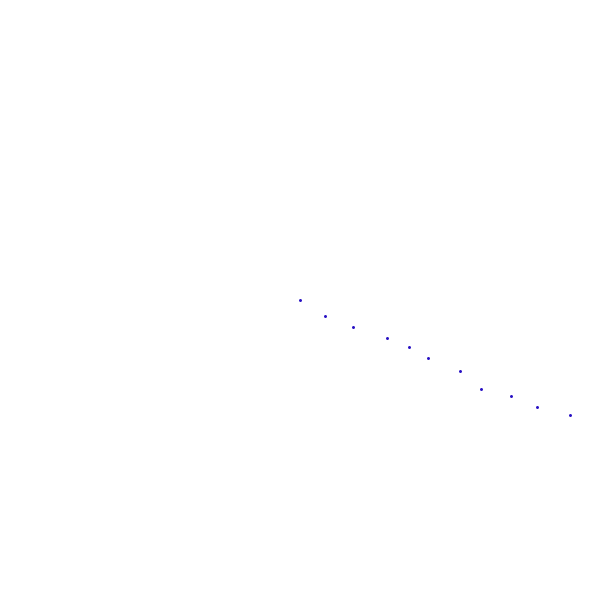
Frame 1 (no input)
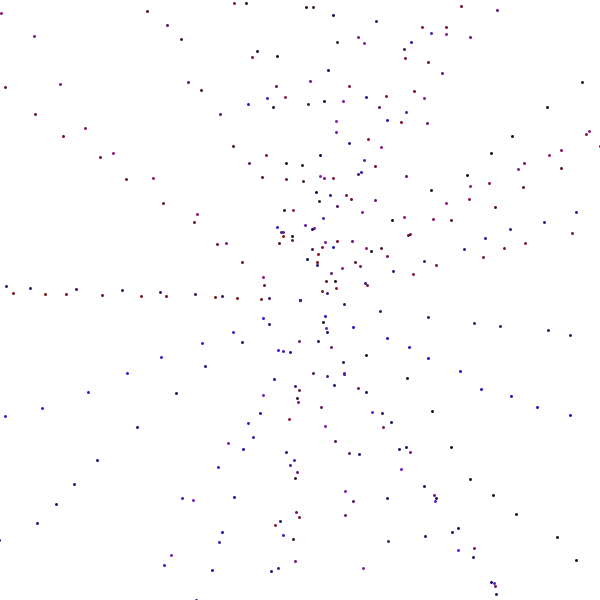
Frame 60 (the mouse pressed at the canvas centre just before this capture)
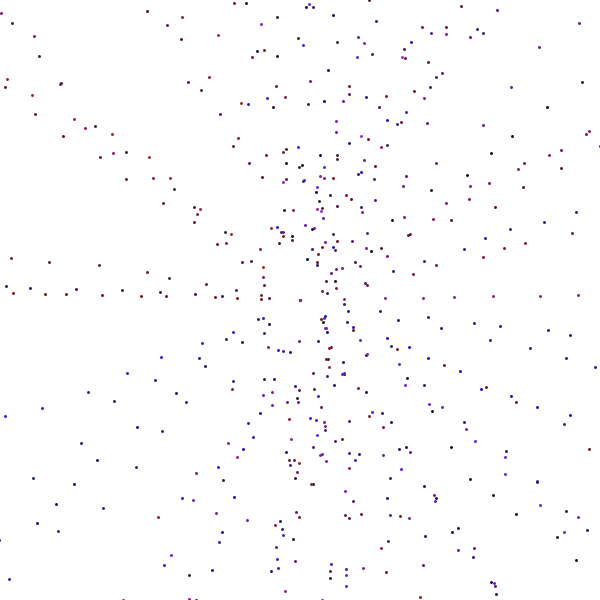
Frame 120 (the mouse held since frame 60 and released just before this capture)

The Processing sketch that drew these frames (run headless with seeded random() and noise(); from frame 60 on, the mouse is pressed at the canvas centre):

// Processing sketch: dispersio
// ── dispersio.pde
float n = 0;
 float a=1;
void setup(){
  size(600,600);
  background(255);
  stroke(255);
   strokeWeight(3);
}
 
void draw(){
 
  n = random(360) + 0.05;
  a= a + 0.05;
  stroke(random(130)+a*5,10+a*5,random(200)+a*5);
  for(float i=1;i<5000;i++){
  point(width/2,height/2);


  translate( cos(n) * (random(20,50)), sin(n) * (random(20,50)*a));
    
  
  
  }
  
  for(float j=1;j<5000;j++){
  point(width/2,height/2);


  translate( sin(n) * (random(30,60)), cos(n) * (random(30,60)*a));
    
  
  
  }
}
